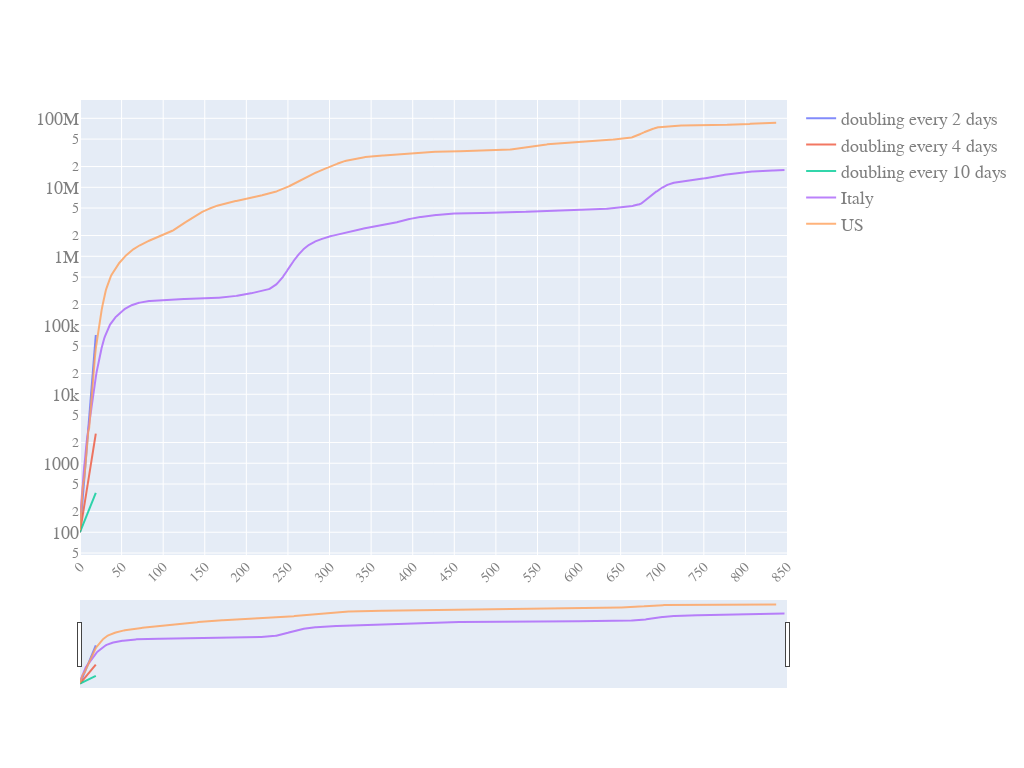

Notebook cell for this chart:
### Code cell
quick_plot(pd_sync_timelines_w_slope.date,
           pd_sync_timelines_w_slope.iloc[:,0:5],
           y_scale='log',
           slider=True)

### Figure 1 — Plotly figure (JSON) as saved in the notebook; plotly's stock layout.template omitted (floating-point values rounded to 4 significant figures; data arrays with more than 128 entries replaced by an {"elided": "..."} marker saying what was removed)
{"data": [{"name": "doubling every 2 days", "opacity": 0.8, "type": "scatter", "x": {"elided": "851 int values"}, "y": {"elided": "851 float values"}}, {"name": "doubling every 4 days", "opacity": 0.8, "type": "scatter", "x": {"elided": "851 int values"}, "y": {"elided": "851 float values"}}, {"name": "doubling every 10 days", "opacity": 0.8, "type": "scatter", "x": {"elided": "851 int values"}, "y": {"elided": "851 float values"}}, {"name": "Italy", "opacity": 0.8, "type": "scatter", "x": {"elided": "851 int values"}, "y": {"elided": "851 int values"}}, {"name": "US", "opacity": 0.8, "type": "scatter", "x": {"elided": "851 int values"}, "y": {"elided": "851 int values"}}], "layout": {"autosize": true, "font": {"color": "#7f7f7f", "family": "PT Sans, monospace", "size": 18}, "height": 768, "width": 1024, "xaxis": {"nticks": 20, "rangeslider": {"visible": true}, "tickangle": -45, "tickfont": {"color": "#7f7f7f", "size": 14}}, "yaxis": {"type": "log"}}}
